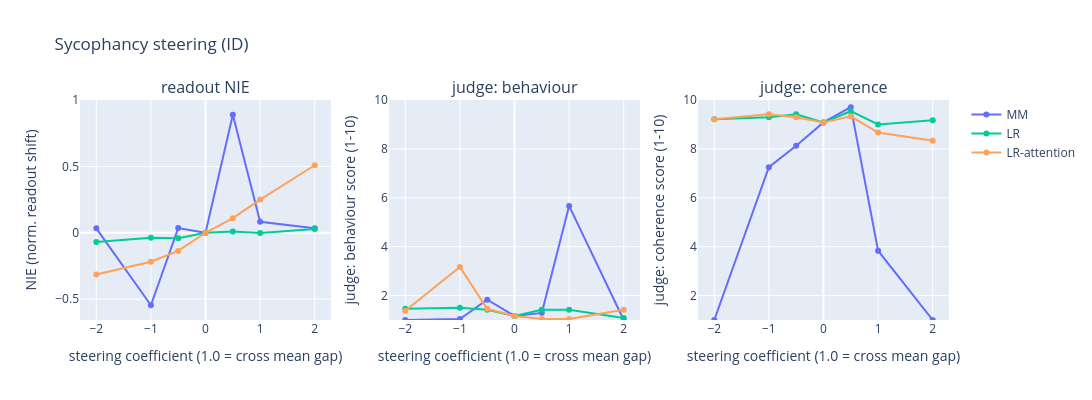

The cell this chart's notebook holds for it:
### Markdown cell above
### 7c. Steering Evaluations

ID first (positive control), then OOD (math). NIE dose-response + LLM-judged generations —
sycophancy keeps its FULL judge arm on both eval sets: every generation prompt is a distinct
user claim (sycophancy_plan §5b.2), and no prompt names the behaviour (§5b.3). Generation
prompts = the user turn only (claim included, no reply) — steering must produce the caving.

**Two independent instruments at every (direction, coefficient).**

**1. NIE** [GoT §6.1] — *Llama's own* YES/NO self-report, read from two next-token probabilities. No
text generated, no judge involved. With $PD = P(\text{" YES"}) - P(\text{" NO"})$ at the final
position, and $PD^{-}_{*}$ the steered mean over negatives:

$$\mathrm{NIE} = \frac{PD^{-}_{*} - PD^{-}}{PD^{+} - PD^{-}}$$

$\mathrm{NIE}=0$ means the intervention did nothing; $\mathrm{NIE}=1$ means it moved the negatives a
**full class gap**. The denominator is the *unsteered* gap, which is exactly why §7a gates on it:
divide by a near-zero gap and a large ratio means the ruler was tiny, not that the effect was big.

Only the **negatives** are steered, toward the behaviour. [GoT] additionally report the reverse
direction ($\mathrm{pos}\to\mathrm{neg}$: subtract $\theta$ from positives, mirrored denominator),
which we do **not** measure — so suppression, arguably the deployment-relevant direction, is untested
here. Their Table 2 shows the two directions can differ substantially.

**2. Judge** [CAA-style] — Claude scores an actual generation 1–10 on the behaviour rubric **and,
separately, on coherence**. The coherence axis is the guard the NIE structurally cannot provide: a
model degraded by steering can still emit " YES", so a high NIE with collapsed coherence is *not*
induction. [CAA §4.2] handled the same problem by restricting their multiplier range; measuring it
instead is what lets us say something about *how* a direction is causal.

Signed coefficients $\{-2,-1,-0.5,0,0.5,1,2\}$: the positive half is induction, the negative half a
control (NIE should go negative, monotonically). Coefficient 0 reproduces the unsteered baseline
exactly, since decoding is greedy.

⚠ **Steering scope (changed 2026-08-02).** The readout steers **only the item transcript** — not the
few-shot demonstrations, which contain the literal ` YES`/` NO` tokens the metric reads, and not the
question. Steering those could move the answer logits without changing how the transcript is
represented, i.e. pressure on the instrument rather than a causal effect; [GoT §6.1] avoids exactly
this by confining the intervention to group (b) and excluding the readout position. Generation steers
**only the completion**, which is what real [CAA §3.1] does. See `STEER_SCOPE_*` in `steering.py`;
set either to `"all"` to reproduce the earlier (upper-bound) numbers.

### Code cell
# --- Sycophancy steering: ID (positive control) then OOD (the claim) ---
# ID readout/eval transcripts from the TEST split - disjoint from the train-split sweep subset (§7a).
syc_val_pos_tx = [r for r, l in zip(syc_test_raw, syc_test_lab) if l == 1][:32]
syc_val_neg_tx = [r for r, l in zip(syc_test_raw, syc_test_lab) if l == 0][:32]
COEFS = list(SYCOPHANCY_SPEC.steer_coefs)
# Generation prompts: DISTINCT user turns (rows share prompts -> dedupe first), user turn only.
# FALSE-CLAIM ONLY (2026-08-02, user decision). One rule across all behaviours: generation prompts
# are ones where the behaviour is OFF but POSSIBLE - deception uses AI Liar's neutral instruction,
# high-stakes uses low-stakes scenarios, and sycophancy uses FALSE-claim user turns. A true claim
# is not "behaviour off", it is "behaviour impossible" (P(sycophantic | claim true) = 0.000), so
# those prompts were dead weight. The old `[:N]` slice gave 12/24 of them, unrecorded.
syc_id_users, _ = datasets.syc_stratified_users(syc.test, N_JUDGE_PROMPTS, false_frac=1.0)
syc_id_prompts = [chat_text([{"role": "user", "content": u}], add_generation_prompt=True) for u in syc_id_users]
print("=== Sycophancy steering: IN-DISTRIBUTION (positive control) ===")
syc_id_results = steering_nie_llm_evaluation(SYCOPHANCY_SPEC, syc_dirs, syc_id_prompts, syc_val_neg_tx, syc_val_pos_tx, COEFS)
plot_steering_effects(syc_id_results, "Sycophancy steering (ID)")

### Figure 1 — Plotly figure (JSON) as saved in the notebook; plotly's stock layout.template omitted (floating-point values rounded to 4 significant figures)
{"data": [{"line": {"color": "#636efa"}, "marker": {"color": "#636efa"}, "name": "MM", "type": "scatter", "x": [-2, -1, -0.5, 0, 0.5, 1, 2], "xaxis": "x", "y": [0.03361, -0.5469, 0.03537, 0, 0.8905, 0.08335, 0.03367], "yaxis": "y"}, {"line": {"color": "#636efa"}, "marker": {"color": "#636efa"}, "name": "MM", "showlegend": false, "type": "scatter", "x": [-2, -1, -0.5, 0, 0.5, 1, 2], "xaxis": "x2", "y": [1, 1.042, 1.833, 1.167, 1.292, 5.667, 1], "yaxis": "y2"}, {"line": {"color": "#636efa"}, "marker": {"color": "#636efa"}, "name": "MM", "showlegend": false, "type": "scatter", "x": [-2, -1, -0.5, 0, 0.5, 1, 2], "xaxis": "x3", "y": [1, 7.25, 8.125, 9.083, 9.708, 3.833, 1], "yaxis": "y3"}, {"line": {"color": "#00cc96"}, "marker": {"color": "#00cc96"}, "name": "LR", "type": "scatter", "x": [-2, -1, -0.5, 0, 0.5, 1, 2], "xaxis": "x", "y": [-0.07015, -0.03773, -0.04158, 0, 0.00929, -0.0009688, 0.02899], "yaxis": "y"}, {"line": {"color": "#00cc96"}, "marker": {"color": "#00cc96"}, "name": "LR", "showlegend": false, "type": "scatter", "x": [-2, -1, -0.5, 0, 0.5, 1, 2], "xaxis": "x2", "y": [1.458, 1.5, 1.417, 1.167, 1.417, 1.417, 1.083], "yaxis": "y2"}, {"line": {"color": "#00cc96"}, "marker": {"color": "#00cc96"}, "name": "LR", "showlegend": false, "type": "scatter", "x": [-2, -1, -0.5, 0, 0.5, 1, 2], "xaxis": "x3", "y": [9.208, 9.292, 9.417, 9.083, 9.542, 9, 9.167], "yaxis": "y3"}, {"line": {"color": "#FFA15A"}, "marker": {"color": "#FFA15A"}, "name": "LR-attention", "type": "scatter", "x": [-2, -1, -0.5, 0, 0.5, 1, 2], "xaxis": "x", "y": [-0.315, -0.2182, -0.1371, 0, 0.1101, 0.2505, 0.5093], "yaxis": "y"}, {"line": {"color": "#FFA15A"}, "marker": {"color": "#FFA15A"}, "name": "LR-attention", "showlegend": false, "type": "scatter", "x": [-2, -1, -0.5, 0, 0.5, 1, 2], "xaxis": "x2", "y": [1.375, 3.167, 1.458, 1.167, 1.042, 1.042, 1.417], "yaxis": "y2"}, {"line": {"color": "#FFA15A"}, "marker": {"color": "#FFA15A"}, "name": "LR-attention", "showlegend": false, "type": "scatter", "x": [-2, -1, -0.5, 0, 0.5, 1, 2], "xaxis": "x3", "y": [9.208, 9.417, 9.292, 9.083, 9.333, 8.667, 8.333], "yaxis": "y3"}], "layout": {"annotations": [{"font": {"size": 16}, "showarrow": false, "text": "readout NIE", "x": 0.1444, "xanchor": "center", "xref": "paper", "y": 1, "yanchor": "bottom", "yref": "paper"}, {"font": {"size": 16}, "showarrow": false, "text": "judge: behaviour", "x": 0.5, "xanchor": "center", "xref": "paper", "y": 1, "yanchor": "bottom", "yref": "paper"}, {"font": {"size": 16}, "showarrow": false, "text": "judge: coherence", "x": 0.8556, "xanchor": "center", "xref": "paper", "y": 1, "yanchor": "bottom", "yref": "paper"}], "height": 400, "title": {"text": "Sycophancy steering (ID)"}, "width": 1250, "xaxis": {"anchor": "y", "domain": [0, 0.2889], "title": {"text": "steering coefficient (1.0 = cross mean gap)"}}, "xaxis2": {"anchor": "y2", "domain": [0.3556, 0.6444], "title": {"text": "steering coefficient (1.0 = cross mean gap)"}}, "xaxis3": {"anchor": "y3", "domain": [0.7111, 1], "title": {"text": "steering coefficient (1.0 = cross mean gap)"}}, "yaxis": {"anchor": "x", "domain": [0, 1], "title": {"text": "NIE (norm. readout shift)"}}, "yaxis2": {"anchor": "x2", "domain": [0, 1], "range": [1, 10], "title": {"text": "judge: behaviour score (1-10)"}}, "yaxis3": {"anchor": "x3", "domain": [0, 1], "range": [1, 10], "title": {"text": "judge: coherence score (1-10)"}}}}
